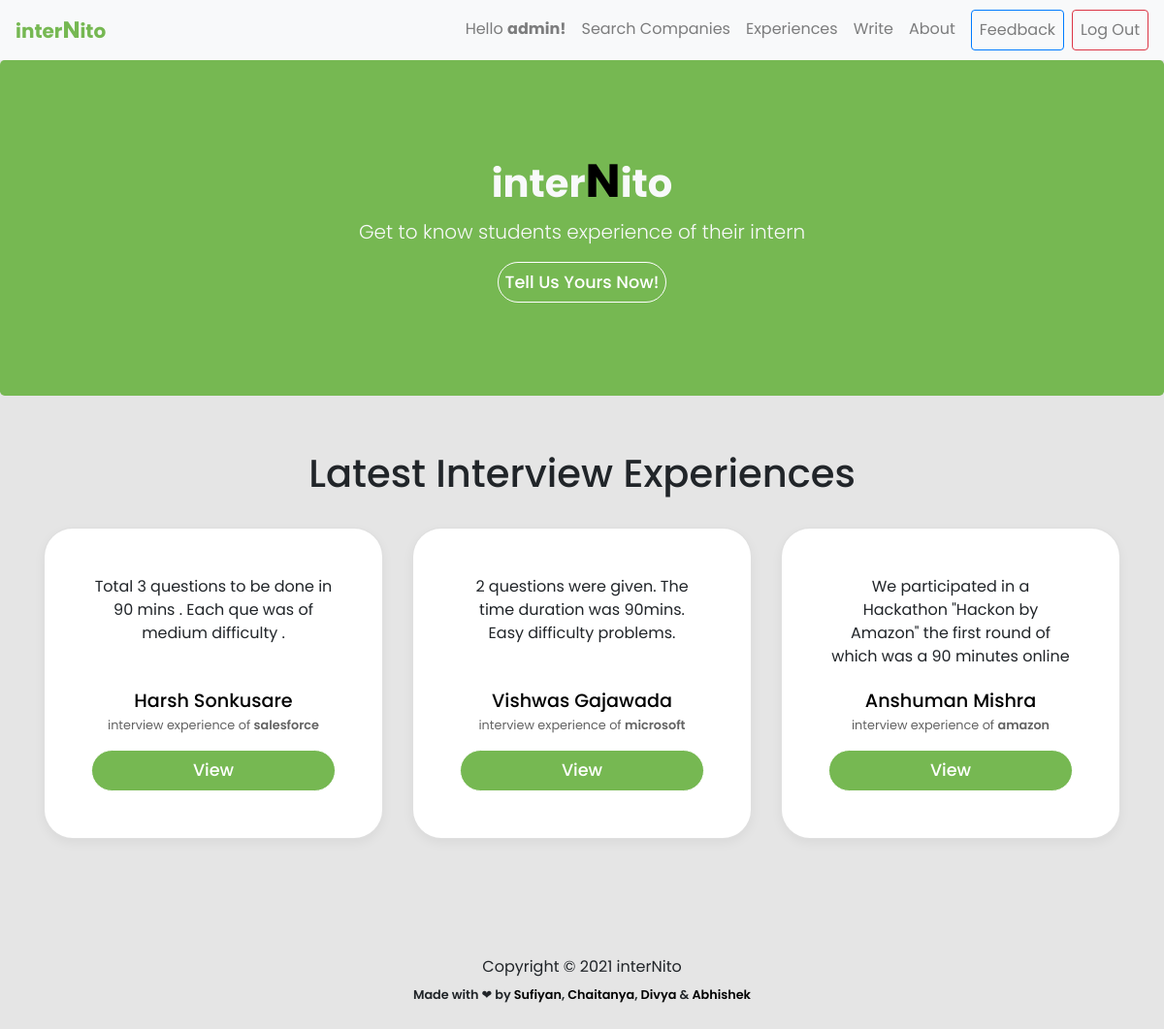
The page / (signed in) on the database as committed earlier.
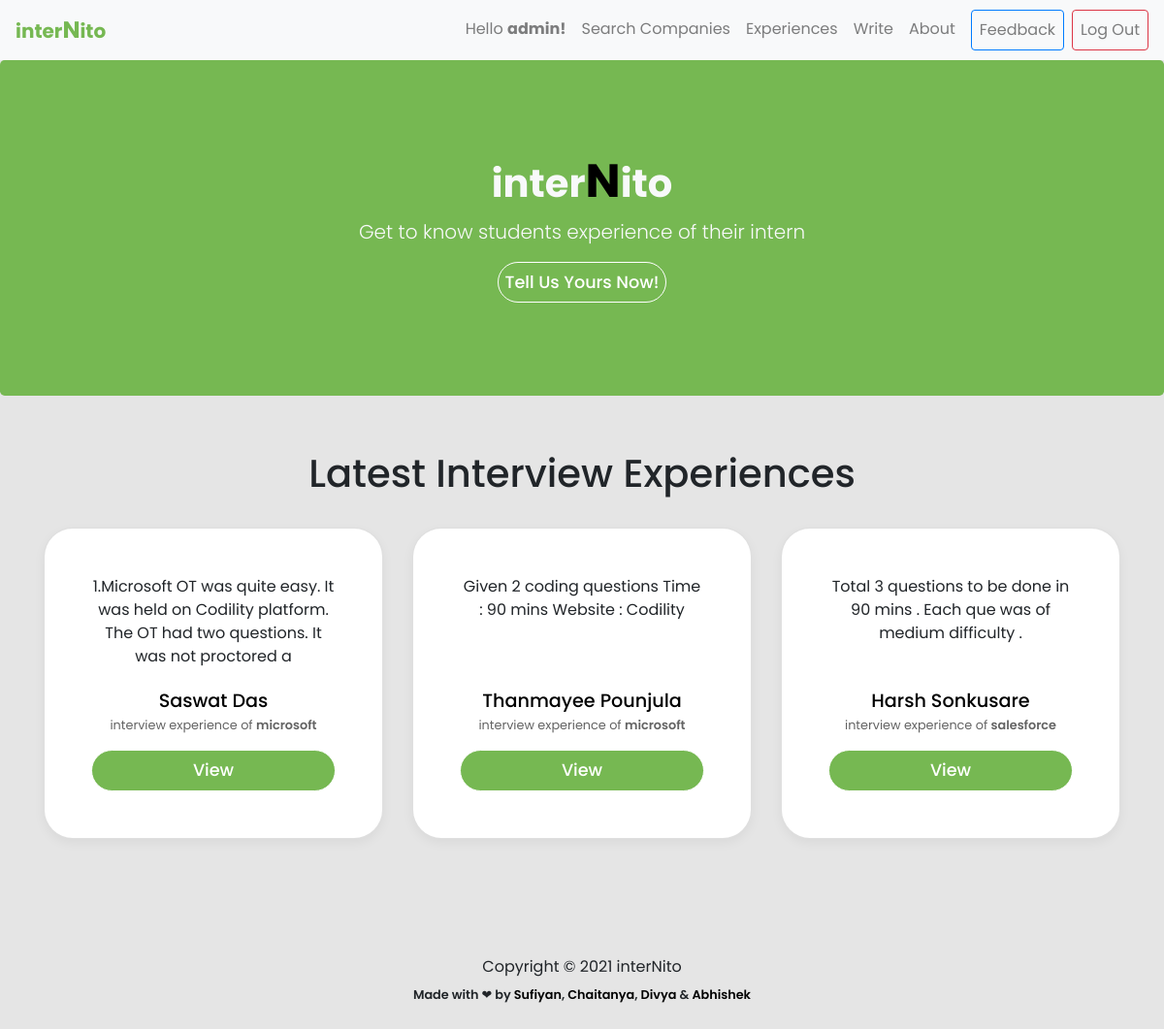
The same page on the database as committed later.
### experience/models.py (models this page shows, shortened)
class Experience(models.Model):
    user = models.ForeignKey(User, on_delete = models.CASCADE)
    name = models.CharField(max_length=80)
    branch = models.CharField(max_length=255,blank=True)
    cgpa_cutoff = models.FloatField(blank=True)
    resume = models.TextField(blank=True)
    batch = models.CharField(max_length=255, blank=True)
    company = models.CharField(max_length=255,blank=False)
    summary = models.TextField(blank=False)
    period = models.CharField(max_length=255,blank=False)
    ot_summary = models.TextField(blank = True)
    ot_question1 = models.TextField(blank = True, null = True)
    ot_question1_link = models.TextField(blank = True, null = True, default = 'NONE')
    ot_question2 = models.TextField(blank = True, null = True)
    ot_question2_link = models.TextField(blank = True, null = True)
    ot_question3 = models.TextField(blank = True, null = True)
    ot_question3_link = models.TextField(blank = True, null = True)
    ot_question4 = models.TextField(blank = True, null = True)
    ot_question4_link = models.TextField(blank = True, null = True)
    round1_details = models.TextField(blank = True, null = True)
    round2_details = models.TextField(blank = True, null = True)
    round3_details = models.TextField(blank = True, null = True)
    final_summary = models.TextField(blank = True, null = True)

### experience/views.py (the view)
# urls.py: path('', views.home,name='home'),
@login_required()
def home(request):
    responses = Experience.objects.all().order_by('-id')[:3]
    return render(request, 'home.html', {'responses': responses})

### templates/home.html (shortened to what this page needs)
{% extends 'base.html' %} {% load static %} {% block content %}
<link rel="stylesheet" href="{% static 'css/experience.css' %}" />
<main role="main">
  <section class="jumbotron text-center bg-lime">
    <div class="container text-light">
      <h1>
        <strong>inter<big style="color: black">N</big>ito</strong>
      </h1>
      <p class="mt-2 lead text-light">
        Get to know students experience of their intern
      </p>
      <a class="btn view-btn" href="{% url 'write'%}"> Tell Us Yours Now! </a>
    </div>
  </section>
  {% if request.user.is_staff %}
  <div class="album py-5 bg-lime-invert">
    <div class="container">
      <h1 class="mb-4">
        <div class="head p-2" style="text-align: center">
          Latest Interview Experiences
        </div>
      </h1>
      <div class="row">
        {% for response in responses %}
        <div class="col-md-4">
          <div class="card mb-4 box-shadow">
            <div class="card-body p-5 summary-parent">
              <p
                class="card-text summary summary-text"
                style="height: 10ch; text-overflow: ellipsis; overflow: hidden"
              >
                {{response.summary }}
              </p>
              <p class="card-text name">
                <a href="{% url 'profile' response.user.username %}"
                  >{{response.name}}</a
                >
              </p>
              <p class="card-text company capitalize">
                interview experience of <strong>{{response.company}}</strong>
              </p>
              <a
                href="{% url  'post' response.pk %}"
                type="button"
                class="
                  btn btn-sm btn-outline-secondary
                  view-btn
                  w-100
                  text-center
                "
              >
                View
              </a>
            </div>
          </div>
        </div>
        {% endfor %}
      </div>
    </div>
  </div>
  {% endif %}
</main>
{% endblock content %}

### templates/base.html (shortened to what this page needs)
{% load static %}
<!DOCTYPE html>
<html lang="en">
  <head>
    <link href="{% static 'css/bootstrap.min.css' %}" rel="stylesheet" />
    <link href="{% static 'css/album.css' %}" rel="stylesheet" />
  </head>
  <nav class="navbar navbar-expand-lg navbar-light bg-light sticky-top">
    <a
    style="color: #76b852"
      class="logoAnchor navbar-brand" href="{% url 'home' %}"
      ><strong>inter<big>N</big>ito</strong></a>
    <div class="collapse navbar-collapse" id="navbarSupportedContent">
      <ul class="navbar-nav ml-auto">
        {% if request.user.is_authenticated %}
        <li class="nav-item">
          <a class="nav-link" href="{% url 'profile' request.user.username %}"
            >Hello <strong>{{ request.user.first_name }}!</strong></a>
        </li>
        {% endif %}
        {% if request.user.is_staff %}
        <li class="nav-item">
          <a class="nav-link" href="{% url 'company' %}">Search Companies</a>
        </li>
        <li class="nav-item">
          <a class="nav-link" href="{% url 'experience' %}">Experiences</a>
        </li>
        {% endif %}
        <li class="nav-item">
          <a class="nav-link" href="{% url 'write' %}">Write</a>
        </li>
        <li class="nav-item">
          <a class="nav-link" href="{% url 'about' %}">About</a>
        </li>
        {% if request.user.is_authenticated %}
        <li class="nav-item">
          <a class="ml-2 btn btn-outline-primary nav-link" href="{% url 'feedback' %}"
            >Feedback</a
          >
        </li>
        <li class="nav-item">
          <a class="ml-2 btn btn-outline-danger nav-link" href="{% url 'logout' %}"
            >Log Out</a
          >
        </li>
        {% endif %}
      </ul>
    </div>
  </nav>
  <body>
    {% block content %} {% endblock content %}
    <footer>
      <div class="container" style="text-align: center">
        <p>
          Copyright © 2021 interNito
        </p>
        <small style="font-weight: 550">Made with &#x2764; by
          <a target="_blank" href="https://www.linkedin.com/in/sufiyan-ansari-nitw/">
            Sufiyan</a>,
          <a target="_blank" href="https://www.linkedin.com/in/chaitanya-hardikar-0ab4821a7/">
            Chaitanya</a>,
          <a target="_blank" href="https://www.linkedin.com/in/divya-soni14/">
            Divya</a>
          &
          <a target="_blank" href="https://www.linkedin.com/in/abhishek-upadhayayula-a541ba1b8/">
            Abhishek</a></small>
      </div>
    </footer>
  </body>
</html>

### static/css/album.css (style rules this page uses)
main { font-family: "Poppins", sans-serif !important; }
:root { --jumbotron-padding-y: 3rem; }
.jumbotron { padding-top: var(--jumbotron-padding-y); padding-bottom: var(--jumbotron-padding-y); margin-bottom: 0; background-color: #76b852; }
@media (min-width: 768px) { .jumbotron { padding-top: calc(var(--jumbotron-padding-y) * 2); padding-bottom: calc(var(--jumbotron-padding-y) * 2); } }
.jumbotron .container { max-width: 40rem; }
footer { padding-top: 3rem; padding-bottom: 3rem; }
footer p { margin-bottom: 0.25rem; }
.box-shadow { box-shadow: 0 0.25rem 0.75rem rgba(0, 0, 0, 0.05); }

### static/css/experience.css (style rules this page uses)
* { font-family: "Poppins", sans-serif; }
body { background-color: #e5e5e5; }
.card { background-color: white; border-radius: 30px; }
.card-text { text-align: center; }
.name { font-weight: 500; margin-bottom: 0px; font-size: 1.2rem; }
.company { font-size: 0.8rem; text-transform: lowercase; color: rgb(99, 99, 99); }
.company strong { font-weight: 600; }
.view-btn { padding: 7px; font-weight: 500; font-size: 1.1rem; color: #76b852; background-color: white; border-radius: 45px; border: 1px solid #76b852; }

### templates/base.html (style rules this page uses)
.logoAnchor:hover, .logoAnchor { text-decoration: none; color: #76b852; }
a, a:focus { text-decoration: none; color: black; }

### templates/home.html (style rules this page uses)
.card { background-color: white; border-radius: 30px; }
.card-text { text-align: center; }
.name { font-weight: 500; margin-bottom: 0px; font-size: 1.2rem; }
.company { font-size: 0.8rem; text-transform: lowercase; color: rgb(99, 99, 99); }
.company strong { font-weight: 600; }
.view-btn { font-weight: 500; font-size: 1.1rem; color: white; background-color: #76b852; border-radius: 45px; border: 1px solid white; }

Rows that differ between the two databases and show on the page:
no longer on this page (row edited): Experience: summary "2 questions were given. The time duration was 90mins. Easy difficulty problems.", name "Vishwas Gajawada", company "microsoft"
no longer on this page (row unchanged): Experience: summary "We participated in a Hackathon \"Hackon by Amazon\" the first round of which was a 90 minutes online…", name "Anshuman Mishra", company "amazon"
added Experience: summary "1.Microsoft OT was quite easy. It was held on Codility platform. The OT had two questions. It was not proctored a", name "Saswat Das", company "microsoft"
added Experience: summary "Given 2 coding questions Time : 90 mins Website : Codility", name "Thanmayee Pounjula", company "microsoft"
